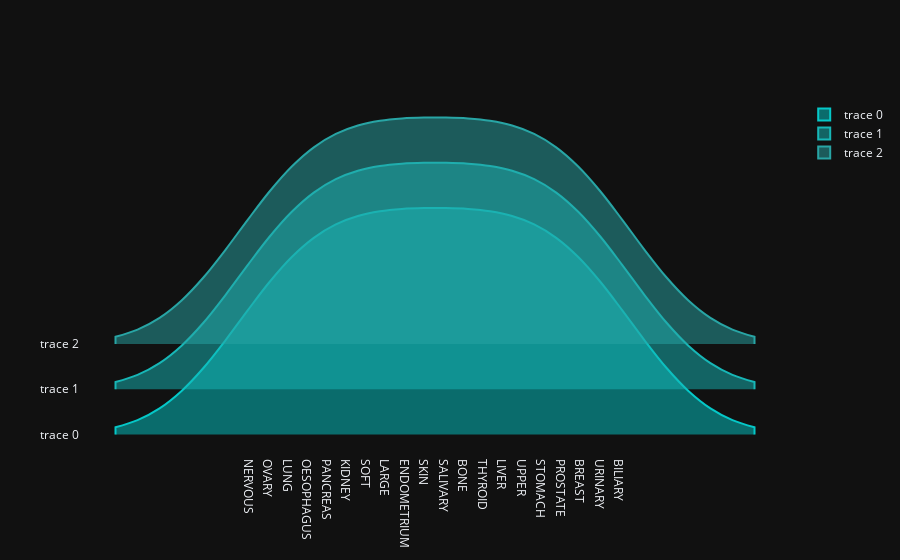

The notebook cell saved with this chart:
### Code cell
import plotly.graph_objects as go
from plotly.colors import n_colors

colors = n_colors('rgb(5, 200, 200)', 'rgb(200, 10, 10)', 12, colortype='rgb')

fig = go.Figure()
for data_line, color in zip(corrected_df, colors):
    fig.add_trace(go.Violin(x=ordered_list_alpha, line_color=color))

fig.update_traces(orientation='h', side='positive', width=10, points=False)
fig.update_layout(xaxis_showgrid=False, xaxis_zeroline=False)
fig.show()

### Figure 1 — Plotly figure (JSON) as saved in the notebook; plotly's stock layout.template omitted (floating-point values rounded to 4 significant figures)
{"data": [{"line": {"color": "rgb(5.0, 200.0, 200.0)"}, "x": ["NERVOUS", "OVARY", "LUNG", "OESOPHAGUS", "PANCREAS", "KIDNEY", "SOFT", "LARGE", "ENDOMETRIUM", "SKIN", "SALIVARY", "BONE", "THYROID", "LIVER", "UPPER", "STOMACH", "PROSTATE", "BREAST", "URINARY", "BILIARY"], "type": "violin", "orientation": "h", "points": false, "side": "positive", "width": 10}, {"line": {"color": "rgb(22.727272727272727, 182.72727272727272, 182.72727272727272)"}, "x": ["NERVOUS", "OVARY", "LUNG", "OESOPHAGUS", "PANCREAS", "KIDNEY", "SOFT", "LARGE", "ENDOMETRIUM", "SKIN", "SALIVARY", "BONE", "THYROID", "LIVER", "UPPER", "STOMACH", "PROSTATE", "BREAST", "URINARY", "BILIARY"], "type": "violin", "orientation": "h", "points": false, "side": "positive", "width": 10}, {"line": {"color": "rgb(40.45454545454545, 165.45454545454544, 165.45454545454544)"}, "x": ["NERVOUS", "OVARY", "LUNG", "OESOPHAGUS", "PANCREAS", "KIDNEY", "SOFT", "LARGE", "ENDOMETRIUM", "SKIN", "SALIVARY", "BONE", "THYROID", "LIVER", "UPPER", "STOMACH", "PROSTATE", "BREAST", "URINARY", "BILIARY"], "type": "violin", "orientation": "h", "points": false, "side": "positive", "width": 10}], "layout": {"xaxis": {"showgrid": false, "zeroline": false}}}
